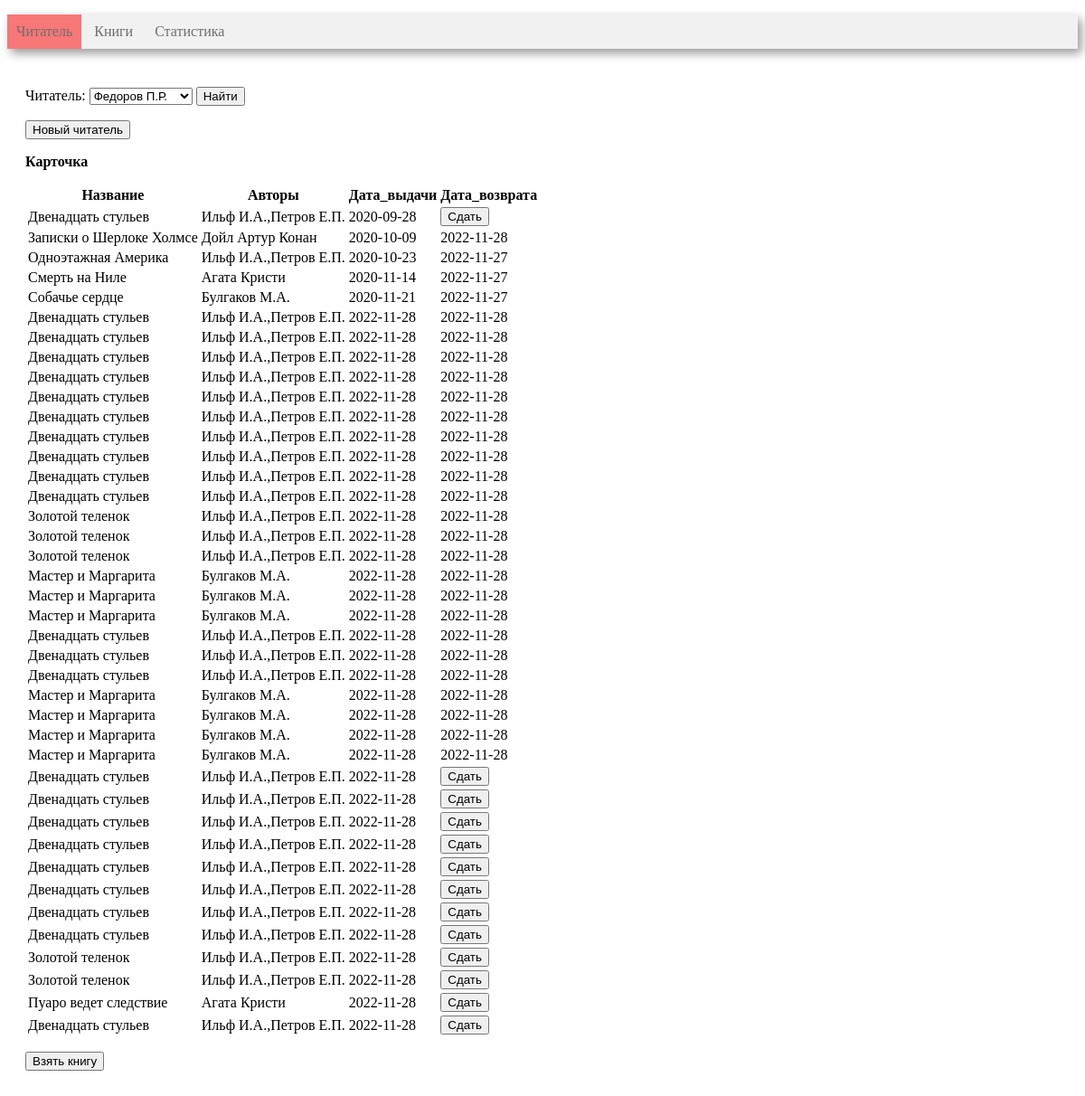
Before: / with the older database file.
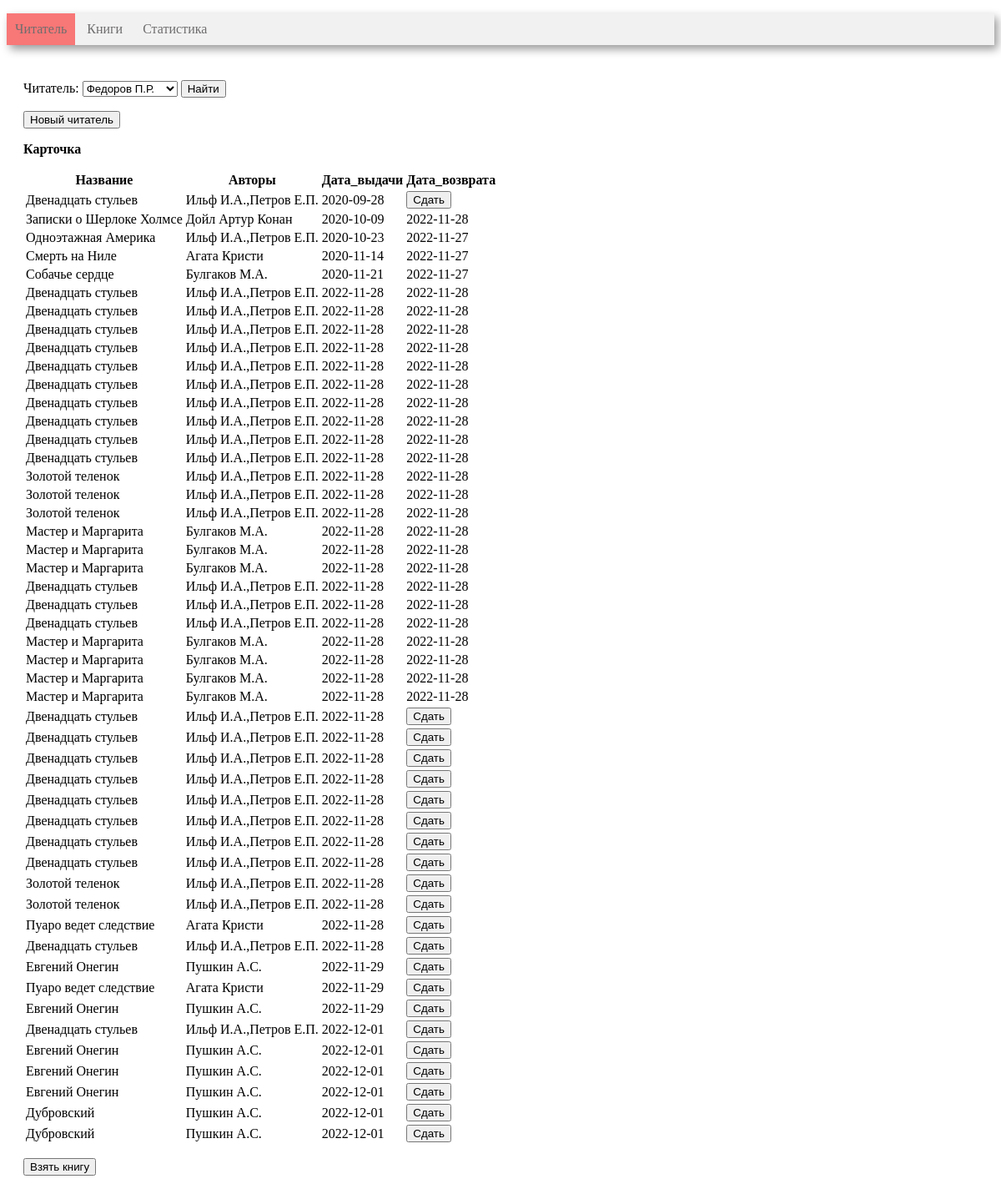
After: the same page with the newer database file.
### tables this page shows
CREATE TABLE reader (
       reader_id INTEGER PRIMARY KEY AUTOINCREMENT,
	   reader_name VARCHAR(30)
);

CREATE TABLE book (
      book_id INTEGER PRIMARY KEY AUTOINCREMENT, 
	  title VARCHAR(80),
      genre_id int, 
      publisher_id INT,
      year_publication INT,
      available_numbers INT, 
      FOREIGN KEY (genre_id)  REFERENCES genre (genre_id) ON DELETE CASCADE,
      FOREIGN KEY (publisher_id)  REFERENCES publisher (publisher_id) ON DELETE CASCADE
);

CREATE TABLE book_reader (
      book_reader_id INTEGER PRIMARY KEY AUTOINCREMENT, 
      book_id int, 
      reader_id INT,
	  borrow_date DATE, 
	  return_date DATE,
      FOREIGN KEY (book_id)  REFERENCES book (book_id) ON DELETE CASCADE,
      FOREIGN KEY (reader_id)  REFERENCES reader (reader_id) ON DELETE CASCADE
);

### controllers/index.py (the view)
@app.route('/', methods=['get'])
def index():
    conn = get_db_connection()
    if request.values.get('reader'):
        reader_id = int(request.values.get('reader'))
        session['reader_id'] = reader_id
    elif request.values.get('submitNewReader'):
        html=render_template('new_reader.html')
        return html
    elif request.values.get('newReaderFio'):
        r_id=get_new_reader(conn, request.values.get('newReaderFio'))
        print(r_id)
        session['reader_id'] = int(r_id)
    elif request.values.get('return'):
        reader_book_id = int(request.values.get('return'))
        print(reader_book_id)
        return_book(conn, reader_book_id)
    elif request.values.get('book'):
        book_id = int(request.values.get('book'))
        borrow_book(conn, book_id, session['reader_id'])
    elif request.values.get('noselect'):
        a = 1
    else:
        session['reader_id']= 3
    df_reader = get_reader(conn)
    df_book_reader = get_book_reader(conn, session['reader_id'])
    html = render_template(
        'index.html',
        reader_id = session['reader_id'],
        combo_box = df_reader,
        book_reader = df_book_reader,
        len = len
    )
    return html

### models/index_model.py (called while the page is built)
def get_reader(conn):
    return pandas.read_sql(
    '''
    SELECT * FROM reader
    ''', conn)

def get_book_reader(conn, reader_id):
    return pandas.read_sql('''
    WITH get_authors( book_id, authors_name)
    AS(
    SELECT book_id, GROUP_CONCAT(author_name)
    FROM author JOIN book_author USING(author_id)
    GROUP BY book_id
    )
    SELECT title AS Название, authors_name AS Авторы,
    borrow_date AS Дата_выдачи, return_date AS Дата_возврата,
    book_reader_id
    FROM
    reader
    JOIN book_reader USING(reader_id)
    JOIN book USING(book_id)
    JOIN get_authors USING(book_id)
    WHERE reader.reader_id = :id
    ORDER BY 3
    ''', conn, params={"id": reader_id})
    return cur.lastrowid

### utils.py (called while the page is built)
def get_db_connection():
    return sqlite3.connect('library.sqlite')

### templates/index.html (shortened to what this page needs)
<!DOCTYPE HTML>
<html lang="ru">
<head>
    <link rel="stylesheet" type="text/css" href="/static/CSS/style.css"/>
    {% macro render_readers(combo_box, reader_id, len) %}
        <select name="reader" required>
            {% set n = len(combo_box) %}
            {% for i in range(n) %}
                {% set id_r = combo_box.loc[i, "reader_id"] %}
                {% if id_r == reader_id %}
                    <option selected value={{ id_r }}>
                        {% else %}
                    <option value={{ id_r }}>
                {% endif %}
            {{ combo_box.loc[i, "reader_name"] }}
            </option>
            {% endfor %}
        </select>
    {% endmacro %}
    {% macro render_table(table_name, relation, id) %}
    <p>
        <b>{{ table_name }} </b>
    </p>
    <table>
        <tr>
            {% for name in relation.dtypes.index %}
            {% if name != id %}
            <th>{{ name }}</th>
            {% endif %}
            {% endfor %}
        </tr>
        <tbody>
        {% for i in range(len(relation)) %}
        <tr>
            {% for name in relation.dtypes.index %}
            {% if name != id %}
            <td>
                {% if relation.loc[i, name] == None %}
                <form action='' method="get">
                    <input type="submit" value="Сдать">
                </form>
                {% else %}
                {{ relation.loc[i, name] }}
                {% endif %}
            </td>
            {% endif %}
            {% endfor %}
        </tr>
        {% endfor %}
        </tbody>
    </table>
    {% endmacro %}
</head>
<body>
<div class=menu>
    <ul>
        <li class=active><a href={{ url_for("index") }}>Читатель</a></li>
        <li><a href={{ url_for("searchBook") }}>Книги</a></li>
        <li><a href={{ url_for("statistics") }}>Статистика</a></li>
    </ul>
</div>
<div class=block>
    <p>
    <form action='' method="get">
        Читатель:
        {{ render_readers(combo_box, reader_id, len) }}
        <input type="submit" value="Найти">
    </form>
    </p>
    <form action="{{ url_for('index') }}" method="get">
        <input type="submit" name="submitNewReader" value="Новый читатель">
    </form>
    {{ render_table("Карточка",book_reader, "book_reader_id") }}
    <form action={{ url_for('searchBook') }} method="get">
        <input type="submit" value="Взять книгу">
    </form>
</div>
</body>
</html>

### static/CSS/style.css (style rules this page uses)
.menu { background-color: #f1f1f1; box-shadow: 4px 5px 10px rgba(0, 0, 0, 0.4); width: 100%; }
.menu li { display: inline-block; vertical-align: top; padding: 10px; color: #6f6d6d; }
.menu a { text-decoration: none; color: #6f6d6d; }
.menu ul { padding: 0px; }
.active { background-color: #f87777; color: #f8f8f8; }
.block { padding: 10px 20px; }

Changed rows visible on the page:
now on this page (row edited): book: title "Евгений Онегин" "Евгений Онегин" "Евгений Онегин" "Евгений Онегин" "Евгений Онегин"
added book_reader: borrow_date "2022-11-29"
added book_reader: borrow_date "2022-11-29"
added book_reader: borrow_date "2022-11-29"
added book_reader: borrow_date "2022-12-01"
added book_reader: borrow_date "2022-12-01"
added book_reader: borrow_date "2022-12-01"
added book_reader: borrow_date "2022-12-01"
now on this page (row edited): book: title "Дубровский" "Дубровский"
added book_reader: borrow_date "2022-12-01"
added book_reader: borrow_date "2022-12-01"
Other visible differences:
new list line: "Пушкин А.С. Сдать"
new list line: "Пуаро ведет следствие"
new list line: "Агата Кристи Сдать"
new list line: "Двенадцать стульев"
new list line: "Ильф И.А.,Петров Е.П. Сдать"
